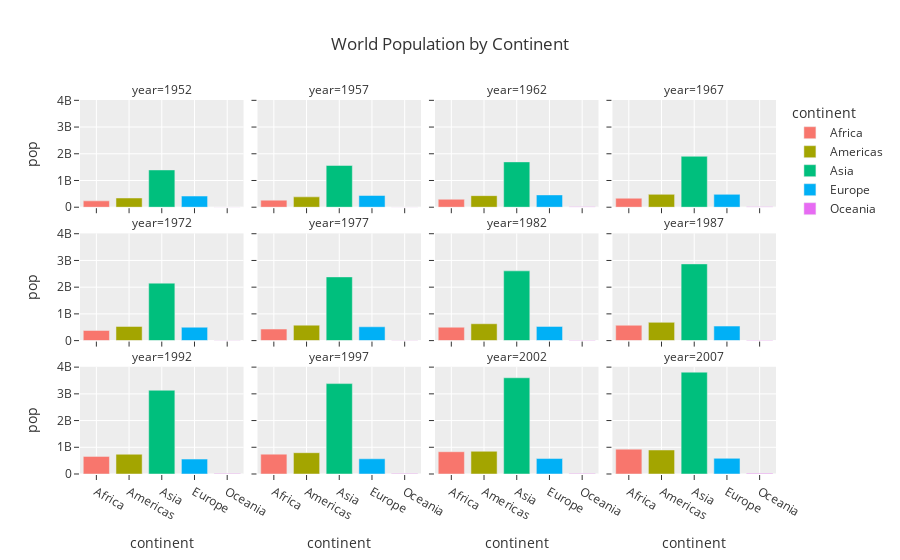

The notebook cell saved with this chart:
### Code cell
df = df_.groupby(['year', 'continent']).sum().reset_index()

fig = px.bar(df, x='continent', y='pop', color='continent', template='ggplot2', title='World Population by Continent',
             facet_col='year', facet_col_wrap=4)
fig.show()

### Figure 1 — Plotly figure (JSON) as saved in the notebook; plotly's stock layout.template omitted (floating-point values rounded to 4 significant figures)
{"data": [{"alignmentgroup": "True", "hovertemplate": "continent=%{x}<br>year=1952<br>pop=%{y}<extra></extra>", "legendgroup": "Africa", "marker": {"color": "#F8766D", "pattern": {"shape": ""}}, "name": "Africa", "offsetgroup": "Africa", "orientation": "v", "showlegend": true, "textposition": "auto", "type": "bar", "x": ["Africa"], "xaxis": "x9", "y": [237640501], "yaxis": "y9"}, {"alignmentgroup": "True", "hovertemplate": "continent=%{x}<br>year=1957<br>pop=%{y}<extra></extra>", "legendgroup": "Africa", "marker": {"color": "#F8766D", "pattern": {"shape": ""}}, "name": "Africa", "offsetgroup": "Africa", "orientation": "v", "showlegend": false, "textposition": "auto", "type": "bar", "x": ["Africa"], "xaxis": "x10", "y": [264837738], "yaxis": "y10"}, {"alignmentgroup": "True", "hovertemplate": "continent=%{x}<br>year=1962<br>pop=%{y}<extra></extra>", "legendgroup": "Africa", "marker": {"color": "#F8766D", "pattern": {"shape": ""}}, "name": "Africa", "offsetgroup": "Africa", "orientation": "v", "showlegend": false, "textposition": "auto", "type": "bar", "x": ["Africa"], "xaxis": "x11", "y": [296516865], "yaxis": "y11"}, {"alignmentgroup": "True", "hovertemplate": "continent=%{x}<br>year=1967<br>pop=%{y}<extra></extra>", "legendgroup": "Africa", "marker": {"color": "#F8766D", "pattern": {"shape": ""}}, "name": "Africa", "offsetgroup": "Africa", "orientation": "v", "showlegend": false, "textposition": "auto", "type": "bar", "x": ["Africa"], "xaxis": "x12", "y": [335289489], "yaxis": "y12"}, {"alignmentgroup": "True", "hovertemplate": "continent=%{x}<br>year=1972<br>pop=%{y}<extra></extra>", "legendgroup": "Africa", "marker": {"color": "#F8766D", "pattern": {"shape": ""}}, "name": "Africa", "offsetgroup": "Africa", "orientation": "v", "showlegend": false, "textposition": "auto", "type": "bar", "x": ["Africa"], "xaxis": "x5", "y": [379879541], "yaxis": "y5"}, {"alignmentgroup": "True", "hovertemplate": "continent=%{x}<br>year=1977<br>pop=%{y}<extra></extra>", "legendgroup": "Africa", "marker": {"color": "#F8766D", "pattern": {"shape": ""}}, "name": "Africa", "offsetgroup": "Africa", "orientation": "v", "showlegend": false, "textposition": "auto", "type": "bar", "x": ["Africa"], "xaxis": "x6", "y": [433061021], "yaxis": "y6"}, {"alignmentgroup": "True", "hovertemplate": "continent=%{x}<br>year=1982<br>pop=%{y}<extra></extra>", "legendgroup": "Africa", "marker": {"color": "#F8766D", "pattern": {"shape": ""}}, "name": "Africa", "offsetgroup": "Africa", "orientation": "v", "showlegend": false, "textposition": "auto", "type": "bar", "x": ["Africa"], "xaxis": "x7", "y": [499348587], "yaxis": "y7"}, {"alignmentgroup": "True", "hovertemplate": "continent=%{x}<br>year=1987<br>pop=%{y}<extra></extra>", "legendgroup": "Africa", "marker": {"color": "#F8766D", "pattern": {"shape": ""}}, "name": "Africa", "offsetgroup": "Africa", "orientation": "v", "showlegend": false, "textposition": "auto", "type": "bar", "x": ["Africa"], "xaxis": "x8", "y": [574834110], "yaxis": "y8"}, {"alignmentgroup": "True", "hovertemplate": "continent=%{x}<br>year=1992<br>pop=%{y}<extra></extra>", "legendgroup": "Africa", "marker": {"color": "#F8766D", "pattern": {"shape": ""}}, "name": "Africa", "offsetgroup": "Africa", "orientation": "v", "showlegend": false, "textposition": "auto", "type": "bar", "x": ["Africa"], "xaxis": "x", "y": [659081517], "yaxis": "y"}, {"alignmentgroup": "True", "hovertemplate": "continent=%{x}<br>year=1997<br>pop=%{y}<extra></extra>", "legendgroup": "Africa", "marker": {"color": "#F8766D", "pattern": {"shape": ""}}, "name": "Africa", "offsetgroup": "Africa", "orientation": "v", "showlegend": false, "textposition": "auto", "type": "bar", "x": ["Africa"], "xaxis": "x2", "y": [743832984], "yaxis": "y2"}, {"alignmentgroup": "True", "hovertemplate": "continent=%{x}<br>year=2002<br>pop=%{y}<extra></extra>", "legendgroup": "Africa", "marker": {"color": "#F8766D", "pattern": {"shape": ""}}, "name": "Africa", "offsetgroup": "Africa", "orientation": "v", "showlegend": false, "textposition": "auto", "type": "bar", "x": ["Africa"], "xaxis": "x3", "y": [833723916], "yaxis": "y3"}, {"alignmentgroup": "True", "hovertemplate": "continent=%{x}<br>year=2007<br>pop=%{y}<extra></extra>", "legendgroup": "Africa", "marker": {"color": "#F8766D", "pattern": {"shape": ""}}, "name": "Africa", "offsetgroup": "Africa", "orientation": "v", "showlegend": false, "textposition": "auto", "type": "bar", "x": ["Africa"], "xaxis": "x4", "y": [929539692], "yaxis": "y4"}, {"alignmentgroup": "True", "hovertemplate": "continent=%{x}<br>year=1952<br>pop=%{y}<extra></extra>", "legendgroup": "Americas", "marker": {"color": "#A3A500", "pattern": {"shape": ""}}, "name": "Americas", "offsetgroup": "Americas", "orientation": "v", "showlegend": true, "textposition": "auto", "type": "bar", "x": ["Americas"], "xaxis": "x9", "y": [345152446], "yaxis": "y9"}, {"alignmentgroup": "True", "hovertemplate": "continent=%{x}<br>year=1957<br>pop=%{y}<extra></extra>", "legendgroup": "Americas", "marker": {"color": "#A3A500", "pattern": {"shape": ""}}, "name": "Americas", "offsetgroup": "Americas", "orientation": "v", "showlegend": false, "textposition": "auto", "type": "bar", "x": ["Americas"], "xaxis": "x10", "y": [386953916], "yaxis": "y10"}, {"alignmentgroup": "True", "hovertemplate": "continent=%{x}<br>year=1962<br>pop=%{y}<extra></extra>", "legendgroup": "Americas", "marker": {"color": "#A3A500", "pattern": {"shape": ""}}, "name": "Americas", "offsetgroup": "Americas", "orientation": "v", "showlegend": false, "textposition": "auto", "type": "bar", "x": ["Americas"], "xaxis": "x11", "y": [433270254], "yaxis": "y11"}, {"alignmentgroup": "True", "hovertemplate": "continent=%{x}<br>year=1967<br>pop=%{y}<extra></extra>", "legendgroup": "Americas", "marker": {"color": "#A3A500", "pattern": {"shape": ""}}, "name": "Americas", "offsetgroup": "Americas", "orientation": "v", "showlegend": false, "textposition": "auto", "type": "bar", "x": ["Americas"], "xaxis": "x12", "y": [480746623], "yaxis": "y12"}, {"alignmentgroup": "True", "hovertemplate": "continent=%{x}<br>year=1972<br>pop=%{y}<extra></extra>", "legendgroup": "Americas", "marker": {"color": "#A3A500", "pattern": {"shape": ""}}, "name": "Americas", "offsetgroup": "Americas", "orientation": "v", "showlegend": false, "textposition": "auto", "type": "bar", "x": ["Americas"], "xaxis": "x5", "y": [529384210], "yaxis": "y5"}, {"alignmentgroup": "True", "hovertemplate": "continent=%{x}<br>year=1977<br>pop=%{y}<extra></extra>", "legendgroup": "Americas", "marker": {"color": "#A3A500", "pattern": {"shape": ""}}, "name": "Americas", "offsetgroup": "Americas", "orientation": "v", "showlegend": false, "textposition": "auto", "type": "bar", "x": ["Americas"], "xaxis": "x6", "y": [578067699], "yaxis": "y6"}, {"alignmentgroup": "True", "hovertemplate": "continent=%{x}<br>year=1982<br>pop=%{y}<extra></extra>", "legendgroup": "Americas", "marker": {"color": "#A3A500", "pattern": {"shape": ""}}, "name": "Americas", "offsetgroup": "Americas", "orientation": "v", "showlegend": false, "textposition": "auto", "type": "bar", "x": ["Americas"], "xaxis": "x7", "y": [630290920], "yaxis": "y7"}, {"alignmentgroup": "True", "hovertemplate": "continent=%{x}<br>year=1987<br>pop=%{y}<extra></extra>", "legendgroup": "Americas", "marker": {"color": "#A3A500", "pattern": {"shape": ""}}, "name": "Americas", "offsetgroup": "Americas", "orientation": "v", "showlegend": false, "textposition": "auto", "type": "bar", "x": ["Americas"], "xaxis": "x8", "y": [682753971], "yaxis": "y8"}, {"alignmentgroup": "True", "hovertemplate": "continent=%{x}<br>year=1992<br>pop=%{y}<extra></extra>", "legendgroup": "Americas", "marker": {"color": "#A3A500", "pattern": {"shape": ""}}, "name": "Americas", "offsetgroup": "Americas", "orientation": "v", "showlegend": false, "textposition": "auto", "type": "bar", "x": ["Americas"], "xaxis": "x", "y": [739274104], "yaxis": "y"}, {"alignmentgroup": "True", "hovertemplate": "continent=%{x}<br>year=1997<br>pop=%{y}<extra></extra>", "legendgroup": "Americas", "marker": {"color": "#A3A500", "pattern": {"shape": ""}}, "name": "Americas", "offsetgroup": "Americas", "orientation": "v", "showlegend": false, "textposition": "auto", "type": "bar", "x": ["Americas"], "xaxis": "x2", "y": [796900410], "yaxis": "y2"}, {"alignmentgroup": "True", "hovertemplate": "continent=%{x}<br>year=2002<br>pop=%{y}<extra></extra>", "legendgroup": "Americas", "marker": {"color": "#A3A500", "pattern": {"shape": ""}}, "name": "Americas", "offsetgroup": "Americas", "orientation": "v", "showlegend": false, "textposition": "auto", "type": "bar", "x": ["Americas"], "xaxis": "x3", "y": [849772762], "yaxis": "y3"}, {"alignmentgroup": "True", "hovertemplate": "continent=%{x}<br>year=2007<br>pop=%{y}<extra></extra>", "legendgroup": "Americas", "marker": {"color": "#A3A500", "pattern": {"shape": ""}}, "name": "Americas", "offsetgroup": "Americas", "orientation": "v", "showlegend": false, "textposition": "auto", "type": "bar", "x": ["Americas"], "xaxis": "x4", "y": [898871184], "yaxis": "y4"}, {"alignmentgroup": "True", "hovertemplate": "continent=%{x}<br>year=1952<br>pop=%{y}<extra></extra>", "legendgroup": "Asia", "marker": {"color": "#00BF7D", "pattern": {"shape": ""}}, "name": "Asia", "offsetgroup": "Asia", "orientation": "v", "showlegend": true, "textposition": "auto", "type": "bar", "x": ["Asia"], "xaxis": "x9", "y": [1395357351], "yaxis": "y9"}, {"alignmentgroup": "True", "hovertemplate": "continent=%{x}<br>year=1957<br>pop=%{y}<extra></extra>", "legendgroup": "Asia", "marker": {"color": "#00BF7D", "pattern": {"shape": ""}}, "name": "Asia", "offsetgroup": "Asia", "orientation": "v", "showlegend": false, "textposition": "auto", "type": "bar", "x": ["Asia"], "xaxis": "x10", "y": [1562780599], "yaxis": "y10"}, {"alignmentgroup": "True", "hovertemplate": "continent=%{x}<br>year=1962<br>pop=%{y}<extra></extra>", "legendgroup": "Asia", "marker": {"color": "#00BF7D", "pattern": {"shape": ""}}, "name": "Asia", "offsetgroup": "Asia", "orientation": "v", "showlegend": false, "textposition": "auto", "type": "bar", "x": ["Asia"], "xaxis": "x11", "y": [1696357182], "yaxis": "y11"}, {"alignmentgroup": "True", "hovertemplate": "continent=%{x}<br>year=1967<br>pop=%{y}<extra></extra>", "legendgroup": "Asia", "marker": {"color": "#00BF7D", "pattern": {"shape": ""}}, "name": "Asia", "offsetgroup": "Asia", "orientation": "v", "showlegend": false, "textposition": "auto", "type": "bar", "x": ["Asia"], "xaxis": "x12", "y": [1905662900], "yaxis": "y12"}, {"alignmentgroup": "True", "hovertemplate": "continent=%{x}<br>year=1972<br>pop=%{y}<extra></extra>", "legendgroup": "Asia", "marker": {"color": "#00BF7D", "pattern": {"shape": ""}}, "name": "Asia", "offsetgroup": "Asia", "orientation": "v", "showlegend": false, "textposition": "auto", "type": "bar", "x": ["Asia"], "xaxis": "x5", "y": [2150972248], "yaxis": "y5"}, {"alignmentgroup": "True", "hovertemplate": "continent=%{x}<br>year=1977<br>pop=%{y}<extra></extra>", "legendgroup": "Asia", "marker": {"color": "#00BF7D", "pattern": {"shape": ""}}, "name": "Asia", "offsetgroup": "Asia", "orientation": "v", "showlegend": false, "textposition": "auto", "type": "bar", "x": ["Asia"], "xaxis": "x6", "y": [2384513556], "yaxis": "y6"}, {"alignmentgroup": "True", "hovertemplate": "continent=%{x}<br>year=1982<br>pop=%{y}<extra></extra>", "legendgroup": "Asia", "marker": {"color": "#00BF7D", "pattern": {"shape": ""}}, "name": "Asia", "offsetgroup": "Asia", "orientation": "v", "showlegend": false, "textposition": "auto", "type": "bar", "x": ["Asia"], "xaxis": "x7", "y": [2610135582], "yaxis": "y7"}, {"alignmentgroup": "True", "hovertemplate": "continent=%{x}<br>year=1987<br>pop=%{y}<extra></extra>", "legendgroup": "Asia", "marker": {"color": "#00BF7D", "pattern": {"shape": ""}}, "name": "Asia", "offsetgroup": "Asia", "orientation": "v", "showlegend": false, "textposition": "auto", "type": "bar", "x": ["Asia"], "xaxis": "x8", "y": [2871220762], "yaxis": "y8"}, {"alignmentgroup": "True", "hovertemplate": "continent=%{x}<br>year=1992<br>pop=%{y}<extra></extra>", "legendgroup": "Asia", "marker": {"color": "#00BF7D", "pattern": {"shape": ""}}, "name": "Asia", "offsetgroup": "Asia", "orientation": "v", "showlegend": false, "textposition": "auto", "type": "bar", "x": ["Asia"], "xaxis": "x", "y": [3133292191], "yaxis": "y"}, {"alignmentgroup": "True", "hovertemplate": "continent=%{x}<br>year=1997<br>pop=%{y}<extra></extra>", "legendgroup": "Asia", "marker": {"color": "#00BF7D", "pattern": {"shape": ""}}, "name": "Asia", "offsetgroup": "Asia", "orientation": "v", "showlegend": false, "textposition": "auto", "type": "bar", "x": ["Asia"], "xaxis": "x2", "y": [3383285500], "yaxis": "y2"}, {"alignmentgroup": "True", "hovertemplate": "continent=%{x}<br>year=2002<br>pop=%{y}<extra></extra>", "legendgroup": "Asia", "marker": {"color": "#00BF7D", "pattern": {"shape": ""}}, "name": "Asia", "offsetgroup": "Asia", "orientation": "v", "showlegend": false, "textposition": "auto", "type": "bar", "x": ["Asia"], "xaxis": "x3", "y": [3601802203], "yaxis": "y3"}, {"alignmentgroup": "True", "hovertemplate": "continent=%{x}<br>year=2007<br>pop=%{y}<extra></extra>", "legendgroup": "Asia", "marker": {"color": "#00BF7D", "pattern": {"shape": ""}}, "name": "Asia", "offsetgroup": "Asia", "orientation": "v", "showlegend": false, "textposition": "auto", "type": "bar", "x": ["Asia"], "xaxis": "x4", "y": [3811953827], "yaxis": "y4"}, {"alignmentgroup": "True", "hovertemplate": "continent=%{x}<br>year=1952<br>pop=%{y}<extra></extra>", "legendgroup": "Europe", "marker": {"color": "#00B0F6", "pattern": {"shape": ""}}, "name": "Europe", "offsetgroup": "Europe", "orientation": "v", "showlegend": true, "textposition": "auto", "type": "bar", "x": ["Europe"], "xaxis": "x9", "y": [418120846], "yaxis": "y9"}, {"alignmentgroup": "True", "hovertemplate": "continent=%{x}<br>year=1957<br>pop=%{y}<extra></extra>", "legendgroup": "Europe", "marker": {"color": "#00B0F6", "pattern": {"shape": ""}}, "name": "Europe", "offsetgroup": "Europe", "orientation": "v", "showlegend": false, "textposition": "auto", "type": "bar", "x": ["Europe"], "xaxis": "x10", "y": [437890351], "yaxis": "y10"}, {"alignmentgroup": "True", "hovertemplate": "continent=%{x}<br>year=1962<br>pop=%{y}<extra></extra>", "legendgroup": "Europe", "marker": {"color": "#00B0F6", "pattern": {"shape": ""}}, "name": "Europe", "offsetgroup": "Europe", "orientation": "v", "showlegend": false, "textposition": "auto", "type": "bar", "x": ["Europe"], "xaxis": "x11", "y": [460355155], "yaxis": "y11"}, {"alignmentgroup": "True", "hovertemplate": "continent=%{x}<br>year=1967<br>pop=%{y}<extra></extra>", "legendgroup": "Europe", "marker": {"color": "#00B0F6", "pattern": {"shape": ""}}, "name": "Europe", "offsetgroup": "Europe", "orientation": "v", "showlegend": false, "textposition": "auto", "type": "bar", "x": ["Europe"], "xaxis": "x12", "y": [481178958], "yaxis": "y12"}, {"alignmentgroup": "True", "hovertemplate": "continent=%{x}<br>year=1972<br>pop=%{y}<extra></extra>", "legendgroup": "Europe", "marker": {"color": "#00B0F6", "pattern": {"shape": ""}}, "name": "Europe", "offsetgroup": "Europe", "orientation": "v", "showlegend": false, "textposition": "auto", "type": "bar", "x": ["Europe"], "xaxis": "x5", "y": [500635059], "yaxis": "y5"}, {"alignmentgroup": "True", "hovertemplate": "continent=%{x}<br>year=1977<br>pop=%{y}<extra></extra>", "legendgroup": "Europe", "marker": {"color": "#00B0F6", "pattern": {"shape": ""}}, "name": "Europe", "offsetgroup": "Europe", "orientation": "v", "showlegend": false, "textposition": "auto", "type": "bar", "x": ["Europe"], "xaxis": "x6", "y": [517164531], "yaxis": "y6"}, {"alignmentgroup": "True", "hovertemplate": "continent=%{x}<br>year=1982<br>pop=%{y}<extra></extra>", "legendgroup": "Europe", "marker": {"color": "#00B0F6", "pattern": {"shape": ""}}, "name": "Europe", "offsetgroup": "Europe", "orientation": "v", "showlegend": false, "textposition": "auto", "type": "bar", "x": ["Europe"], "xaxis": "x7", "y": [531266901], "yaxis": "y7"}, {"alignmentgroup": "True", "hovertemplate": "continent=%{x}<br>year=1987<br>pop=%{y}<extra></extra>", "legendgroup": "Europe", "marker": {"color": "#00B0F6", "pattern": {"shape": ""}}, "name": "Europe", "offsetgroup": "Europe", "orientation": "v", "showlegend": false, "textposition": "auto", "type": "bar", "x": ["Europe"], "xaxis": "x8", "y": [543094160], "yaxis": "y8"}, {"alignmentgroup": "True", "hovertemplate": "continent=%{x}<br>year=1992<br>pop=%{y}<extra></extra>", "legendgroup": "Europe", "marker": {"color": "#00B0F6", "pattern": {"shape": ""}}, "name": "Europe", "offsetgroup": "Europe", "orientation": "v", "showlegend": false, "textposition": "auto", "type": "bar", "x": ["Europe"], "xaxis": "x", "y": [558142797], "yaxis": "y"}, {"alignmentgroup": "True", "hovertemplate": "continent=%{x}<br>year=1997<br>pop=%{y}<extra></extra>", "legendgroup": "Europe", "marker": {"color": "#00B0F6", "pattern": {"shape": ""}}, "name": "Europe", "offsetgroup": "Europe", "orientation": "v", "showlegend": false, "textposition": "auto", "type": "bar", "x": ["Europe"], "xaxis": "x2", "y": [568944148], "yaxis": "y2"}, {"alignmentgroup": "True", "hovertemplate": "continent=%{x}<br>year=2002<br>pop=%{y}<extra></extra>", "legendgroup": "Europe", "marker": {"color": "#00B0F6", "pattern": {"shape": ""}}, "name": "Europe", "offsetgroup": "Europe", "orientation": "v", "showlegend": false, "textposition": "auto", "type": "bar", "x": ["Europe"], "xaxis": "x3", "y": [578223869], "yaxis": "y3"}, {"alignmentgroup": "True", "hovertemplate": "continent=%{x}<br>year=2007<br>pop=%{y}<extra></extra>", "legendgroup": "Europe", "marker": {"color": "#00B0F6", "pattern": {"shape": ""}}, "name": "Europe", "offsetgroup": "Europe", "orientation": "v", "showlegend": false, "textposition": "auto", "type": "bar", "x": ["Europe"], "xaxis": "x4", "y": [586098529], "yaxis": "y4"}, {"alignmentgroup": "True", "hovertemplate": "continent=%{x}<br>year=1952<br>pop=%{y}<extra></extra>", "legendgroup": "Oceania", "marker": {"color": "#E76BF3", "pattern": {"shape": ""}}, "name": "Oceania", "offsetgroup": "Oceania", "orientation": "v", "showlegend": true, "textposition": "auto", "type": "bar", "x": ["Oceania"], "xaxis": "x9", "y": [10686006], "yaxis": "y9"}, {"alignmentgroup": "True", "hovertemplate": "continent=%{x}<br>year=1957<br>pop=%{y}<extra></extra>", "legendgroup": "Oceania", "marker": {"color": "#E76BF3", "pattern": {"shape": ""}}, "name": "Oceania", "offsetgroup": "Oceania", "orientation": "v", "showlegend": false, "textposition": "auto", "type": "bar", "x": ["Oceania"], "xaxis": "x10", "y": [11941976], "yaxis": "y10"}, {"alignmentgroup": "True", "hovertemplate": "continent=%{x}<br>year=1962<br>pop=%{y}<extra></extra>", "legendgroup": "Oceania", "marker": {"color": "#E76BF3", "pattern": {"shape": ""}}, "name": "Oceania", "offsetgroup": "Oceania", "orientation": "v", "showlegend": false, "textposition": "auto", "type": "bar", "x": ["Oceania"], "xaxis": "x11", "y": [13283518], "yaxis": "y11"}, {"alignmentgroup": "True", "hovertemplate": "continent=%{x}<br>year=1967<br>pop=%{y}<extra></extra>", "legendgroup": "Oceania", "marker": {"color": "#E76BF3", "pattern": {"shape": ""}}, "name": "Oceania", "offsetgroup": "Oceania", "orientation": "v", "showlegend": false, "textposition": "auto", "type": "bar", "x": ["Oceania"], "xaxis": "x12", "y": [14600414], "yaxis": "y12"}, {"alignmentgroup": "True", "hovertemplate": "continent=%{x}<br>year=1972<br>pop=%{y}<extra></extra>", "legendgroup": "Oceania", "marker": {"color": "#E76BF3", "pattern": {"shape": ""}}, "name": "Oceania", "offsetgroup": "Oceania", "orientation": "v", "showlegend": false, "textposition": "auto", "type": "bar", "x": ["Oceania"], "xaxis": "x5", "y": [16106100], "yaxis": "y5"}, {"alignmentgroup": "True", "hovertemplate": "continent=%{x}<br>year=1977<br>pop=%{y}<extra></extra>", "legendgroup": "Oceania", "marker": {"color": "#E76BF3", "pattern": {"shape": ""}}, "name": "Oceania", "offsetgroup": "Oceania", "orientation": "v", "showlegend": false, "textposition": "auto", "type": "bar", "x": ["Oceania"], "xaxis": "x6", "y": [17239000], "yaxis": "y6"}, {"alignmentgroup": "True", "hovertemplate": "continent=%{x}<br>year=1982<br>pop=%{y}<extra></extra>", "legendgroup": "Oceania", "marker": {"color": "#E76BF3", "pattern": {"shape": ""}}, "name": "Oceania", "offsetgroup": "Oceania", "orientation": "v", "showlegend": false, "textposition": "auto", "type": "bar", "x": ["Oceania"], "xaxis": "x7", "y": [18394850], "yaxis": "y7"}, {"alignmentgroup": "True", "hovertemplate": "continent=%{x}<br>year=1987<br>pop=%{y}<extra></extra>", "legendgroup": "Oceania", "marker": {"color": "#E76BF3", "pattern": {"shape": ""}}, "name": "Oceania", "offsetgroup": "Oceania", "orientation": "v", "showlegend": false, "textposition": "auto", "type": "bar", "x": ["Oceania"], "xaxis": "x8", "y": [19574415], "yaxis": "y8"}, {"alignmentgroup": "True", "hovertemplate": "continent=%{x}<br>year=1992<br>pop=%{y}<extra></extra>", "legendgroup": "Oceania", "marker": {"color": "#E76BF3", "pattern": {"shape": ""}}, "name": "Oceania", "offsetgroup": "Oceania", "orientation": "v", "showlegend": false, "textposition": "auto", "type": "bar", "x": ["Oceania"], "xaxis": "x", "y": [20919651], "yaxis": "y"}, {"alignmentgroup": "True", "hovertemplate": "continent=%{x}<br>year=1997<br>pop=%{y}<extra></extra>", "legendgroup": "Oceania", "marker": {"color": "#E76BF3", "pattern": {"shape": ""}}, "name": "Oceania", "offsetgroup": "Oceania", "orientation": "v", "showlegend": false, "textposition": "auto", "type": "bar", "x": ["Oceania"], "xaxis": "x2", "y": [22241430], "yaxis": "y2"}, {"alignmentgroup": "True", "hovertemplate": "continent=%{x}<br>year=2002<br>pop=%{y}<extra></extra>", "legendgroup": "Oceania", "marker": {"color": "#E76BF3", "pattern": {"shape": ""}}, "name": "Oceania", "offsetgroup": "Oceania", "orientation": "v", "showlegend": false, "textposition": "auto", "type": "bar", "x": ["Oceania"], "xaxis": "x3", "y": [23454829], "yaxis": "y3"}, {"alignmentgroup": "True", "hovertemplate": "continent=%{x}<br>year=2007<br>pop=%{y}<extra></extra>", "legendgroup": "Oceania", "marker": {"color": "#E76BF3", "pattern": {"shape": ""}}, "name": "Oceania", "offsetgroup": "Oceania", "orientation": "v", "showlegend": false, "textposition": "auto", "type": "bar", "x": ["Oceania"], "xaxis": "x4", "y": [24549947], "yaxis": "y4"}], "layout": {"annotations": [{"font": {}, "showarrow": false, "text": "year=1992", "x": 0.1175, "xanchor": "center", "xref": "paper", "y": 0.2867, "yanchor": "bottom", "yref": "paper"}, {"font": {}, "showarrow": false, "text": "year=1997", "x": 0.3725, "xanchor": "center", "xref": "paper", "y": 0.2867, "yanchor": "bottom", "yref": "paper"}, {"font": {}, "showarrow": false, "text": "year=2002", "x": 0.6275, "xanchor": "center", "xref": "paper", "y": 0.2867, "yanchor": "bottom", "yref": "paper"}, {"font": {}, "showarrow": false, "text": "year=2007", "x": 0.8825, "xanchor": "center", "xref": "paper", "y": 0.2867, "yanchor": "bottom", "yref": "paper"}, {"font": {}, "showarrow": false, "text": "year=1972", "x": 0.1175, "xanchor": "center", "xref": "paper", "y": 0.6433, "yanchor": "bottom", "yref": "paper"}, {"font": {}, "showarrow": false, "text": "year=1977", "x": 0.3725, "xanchor": "center", "xref": "paper", "y": 0.6433, "yanchor": "bottom", "yref": "paper"}, {"font": {}, "showarrow": false, "text": "year=1982", "x": 0.6275, "xanchor": "center", "xref": "paper", "y": 0.6433, "yanchor": "bottom", "yref": "paper"}, {"font": {}, "showarrow": false, "text": "year=1987", "x": 0.8825, "xanchor": "center", "xref": "paper", "y": 0.6433, "yanchor": "bottom", "yref": "paper"}, {"font": {}, "showarrow": false, "text": "year=1952", "x": 0.1175, "xanchor": "center", "xref": "paper", "y": 1.0, "yanchor": "bottom", "yref": "paper"}, {"font": {}, "showarrow": false, "text": "year=1957", "x": 0.3725, "xanchor": "center", "xref": "paper", "y": 1.0, "yanchor": "bottom", "yref": "paper"}, {"font": {}, "showarrow": false, "text": "year=1962", "x": 0.6275, "xanchor": "center", "xref": "paper", "y": 1.0, "yanchor": "bottom", "yref": "paper"}, {"font": {}, "showarrow": false, "text": "year=1967", "x": 0.8825, "xanchor": "center", "xref": "paper", "y": 1.0, "yanchor": "bottom", "yref": "paper"}], "barmode": "relative", "legend": {"title": {"text": "continent"}, "tracegroupgap": 0}, "title": {"text": "World Population by Continent"}, "xaxis": {"anchor": "y", "categoryarray": ["Africa", "Americas", "Asia", "Europe", "Oceania"], "categoryorder": "array", "domain": [0, 0.235], "title": {"text": "continent"}}, "xaxis10": {"anchor": "y10", "domain": [0.255, 0.49], "matches": "x", "showticklabels": false}, "xaxis11": {"anchor": "y11", "domain": [0.51, 0.745], "matches": "x", "showticklabels": false}, "xaxis12": {"anchor": "y12", "domain": [0.765, 1.0], "matches": "x", "showticklabels": false}, "xaxis2": {"anchor": "y2", "categoryarray": ["Africa", "Americas", "Asia", "Europe", "Oceania"], "categoryorder": "array", "domain": [0.255, 0.49], "matches": "x", "title": {"text": "continent"}}, "xaxis3": {"anchor": "y3", "categoryarray": ["Africa", "Americas", "Asia", "Europe", "Oceania"], "categoryorder": "array", "domain": [0.51, 0.745], "matches": "x", "title": {"text": "continent"}}, "xaxis4": {"anchor": "y4", "categoryarray": ["Africa", "Americas", "Asia", "Europe", "Oceania"], "categoryorder": "array", "domain": [0.765, 1.0], "matches": "x", "title": {"text": "continent"}}, "xaxis5": {"anchor": "y5", "domain": [0, 0.235], "matches": "x", "showticklabels": false}, "xaxis6": {"anchor": "y6", "domain": [0.255, 0.49], "matches": "x", "showticklabels": false}, "xaxis7": {"anchor": "y7", "domain": [0.51, 0.745], "matches": "x", "showticklabels": false}, "xaxis8": {"anchor": "y8", "domain": [0.765, 1.0], "matches": "x", "showticklabels": false}, "xaxis9": {"anchor": "y9", "domain": [0, 0.235], "matches": "x", "showticklabels": false}, "yaxis": {"anchor": "x", "domain": [0, 0.2867], "title": {"text": "pop"}}, "yaxis10": {"anchor": "x10", "domain": [0.7133, 1.0], "matches": "y", "showticklabels": false}, "yaxis11": {"anchor": "x11", "domain": [0.7133, 1.0], "matches": "y", "showticklabels": false}, "yaxis12": {"anchor": "x12", "domain": [0.7133, 1.0], "matches": "y", "showticklabels": false}, "yaxis2": {"anchor": "x2", "domain": [0, 0.2867], "matches": "y", "showticklabels": false}, "yaxis3": {"anchor": "x3", "domain": [0, 0.2867], "matches": "y", "showticklabels": false}, "yaxis4": {"anchor": "x4", "domain": [0, 0.2867], "matches": "y", "showticklabels": false}, "yaxis5": {"anchor": "x5", "domain": [0.3567, 0.6433], "matches": "y", "title": {"text": "pop"}}, "yaxis6": {"anchor": "x6", "domain": [0.3567, 0.6433], "matches": "y", "showticklabels": false}, "yaxis7": {"anchor": "x7", "domain": [0.3567, 0.6433], "matches": "y", "showticklabels": false}, "yaxis8": {"anchor": "x8", "domain": [0.3567, 0.6433], "matches": "y", "showticklabels": false}, "yaxis9": {"anchor": "x9", "domain": [0.7133, 1.0], "matches": "y", "title": {"text": "pop"}}}}
